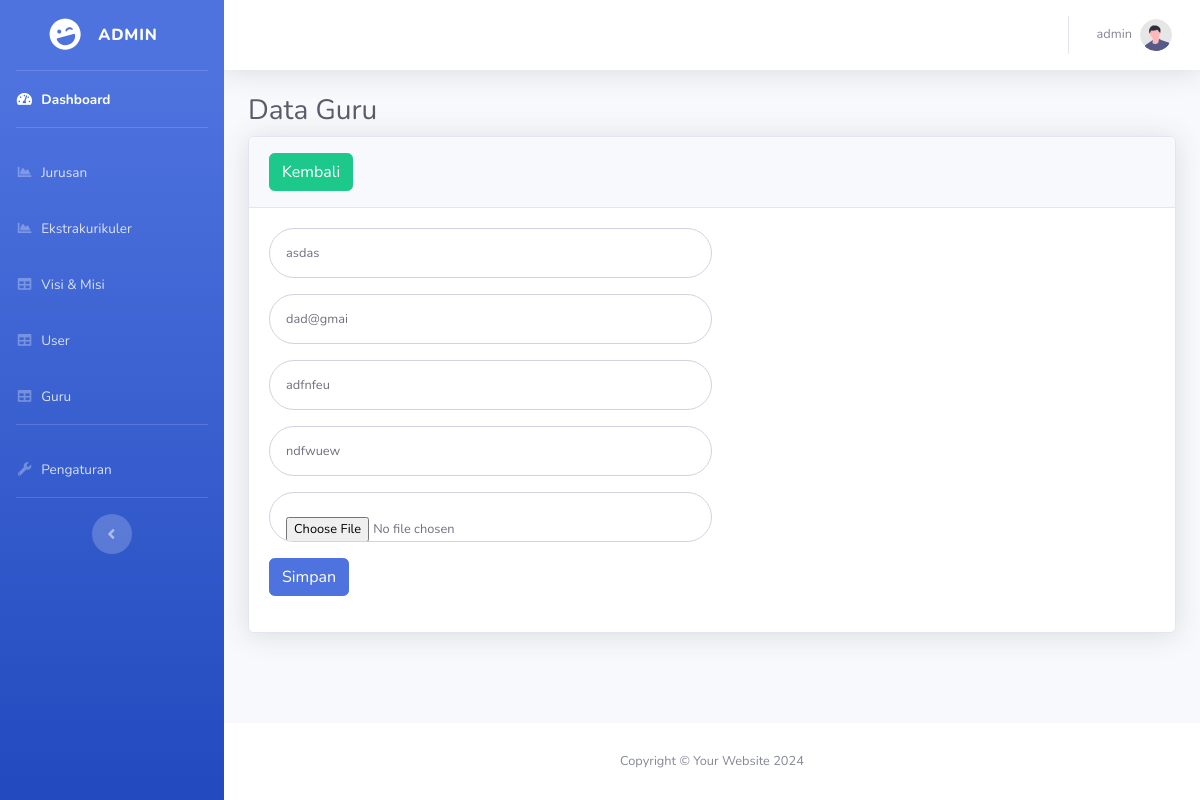
Page /admin/editguru.php?hal=edit&id=4 (signed in) on the committed database.
### tables this page shows
CREATE TABLE `guru` (
  `id` int(11) NOT NULL,
  `nama` varchar(255) NOT NULL,
  `email` varchar(255) NOT NULL,
  `alamat` varchar(255) NOT NULL,
  `keahlian` varchar(255) NOT NULL,
  `foto` varchar(255) NOT NULL
);

### admin/editguru.php (the view, shortened to what this page needs)
<?php
include '../koneksi.php';
        if(isset($_GET['hal'])){
            if($_GET['hal'] == "edit"){
                $tampil = mysqli_query($koneksi, "SELECT * FROM guru WHERE id = '$_GET[id]'");
                $data = mysqli_fetch_array($tampil);
                if($data){
                    $nama = $data['nama'];
                    $email = $data['email'];
                    $alamat = $data['alamat'];
                    $keahlian = $data['keahlian'];
                    $foto = $data['foto'];
                }
            }
        }
?>
<!DOCTYPE html>
<html lang="en">
<head>
    <link href="assets/vendor/fontawesome-free/css/all.min.css" rel="stylesheet" type="text/css">
    <link href="assets/css/sb-admin-2.min.css" rel="stylesheet">
    <link href="assets/vendor/datatables/dataTables.bootstrap4.min.css" rel="stylesheet">
</head>
<body id="page-top">
    <div id="wrapper">
        <ul class="navbar-nav bg-gradient-primary sidebar sidebar-dark accordion" id="accordionSidebar">
            <a class="sidebar-brand d-flex align-items-center justify-content-center" href="index.php">
                <div class="sidebar-brand-icon rotate-n-15">
                    <i class="fas fa-laugh-wink"></i>
                </div>
                <div class="sidebar-brand-text mx-3">Admin</div>
            </a>
            <hr class="sidebar-divider my-0">
            <li class="nav-item active">
                <a class="nav-link" href="index.php">
                    <i class="fas fa-fw fa-tachometer-alt"></i>
                    <span>Dashboard</span></a>
            </li>
            <hr class="sidebar-divider">
            <li class="nav-item">
                <a class="nav-link" href="jurusan.php">
                    <i class="fas fa-fw fa-chart-area"></i>
                    <span>Jurusan</span></a>
            </li>
            <li class="nav-item">
                <a class="nav-link" href="ekstrakurikuler.php">
                    <i class="fas fa-fw fa-chart-area"></i>
                    <span>Ekstrakurikuler</span></a>
            </li>
            <li class="nav-item">
                <a class="nav-link" href="visimisi.php">
                    <i class="fas fa-fw fa-table"></i>
                    <span>Visi & Misi</span></a>
            </li>
            <li class="nav-item">
                <a class="nav-link" href="user.php">
                    <i class="fas fa-fw fa-table"></i>
                    <span>User</span></a>
            </li>
            <li class="nav-item">
                <a class="nav-link" href="guru.php">
                    <i class="fas fa-fw fa-table"></i>
                    <span>Guru</span></a>
            </li>
            <hr class="sidebar-divider">
            <li class="nav-item">
                <a class="nav-link" href="pengaturan.php">
                    <i class="fas fa-fw fa-wrench"></i>
                    <span>Pengaturan</span></a>
            </li>
            <hr class="sidebar-divider d-none d-md-block">
            <div class="text-center d-none d-md-inline">
                <button class="rounded-circle border-0" id="sidebarToggle"></button>
            </div>
        </ul>
        <div id="content-wrapper" class="d-flex flex-column">
            <div id="content">
                <nav class="navbar navbar-expand navbar-light bg-white topbar mb-4 static-top shadow">
                    <ul class="navbar-nav ml-auto">
                        <li class="nav-item dropdown no-arrow">
                            <a class="nav-link dropdown-toggle" href="#" id="userDropdown" role="button"
                                data-toggle="dropdown" aria-haspopup="true" aria-expanded="false">
                                <span class="mr-2 d-none d-lg-inline text-gray-600 small"><?= $_SESSION['nama_admin'] ?></span>
                                <img class="img-profile rounded-circle"
                                    src="img/undraw_profile.svg">
                            </a>
                        </li>
                    </ul>
                </nav>
                <div class="container-fluid">
                    <h1 class="h3 mb-2 text-gray-800">Data Guru</h1>
                    <div class="card shadow mb-4">
                        <div class="card-header py-3">
                        <a href="guru.php" class="btn btn-success btn-icon-split">
                                        <span class="text">Kembali</span>
                                    </a>
                        </div>
                        <div class="card-body">
                        <form method="post" class="user" enctype="multipart/form-data">
                            <div class="form-group">
                                <input type="text" name="nama" value="<?= $nama ?>" class="form-control form-control-user col-6"
                                    placeholder="Nama">
                            </div>
                            <div class="form-group">
                                <input type="email" name="email" value="<?= $email ?>" class="form-control form-control-user col-6"
                                    placeholder="Email">
                            </div>
                            <div class="form-group">
                                <input type="text" name="alamat" value="<?= $alamat ?>" class="form-control form-control-user col-6"
                                    placeholder="Alamat">
                            </div>
                            <div class="form-group">
                                <input type="text" name="keahlian" value="<?= $keahlian ?>" class="form-control form-control-user col-6"
                                    placeholder="Keahlian">
                            </div>
                            <div class="form-group">
                                <input type="file" name="foto" required value="<?= $foto ?>" class="form-control form-control-user col-6"
                                    placeholder="Foto">
                            </div>
                            <div class="form-group">
                            <button type="submit" name="simpan" class="btn btn-primary btn-icon-split">
                                <span class="text">Simpan</span>
                            </button>
                            </div>
                        </form>
                        </div>
                    </div>
                </div>
            </div>
            <footer class="sticky-footer bg-white">
                <div class="container my-auto">
                    <div class="copyright text-center my-auto">
                        <span>Copyright &copy; Your Website 2024</span>
                    </div>
                </div>
            </footer>
        </div>
    </div>
</body>
</html>

### rows in the picture
guru: nama "asdas", email "dad@gmai", alamat "adfnfeu", keahlian "ndfwuew"

### other values in the picture
$_SESSION['nama_admin'] "admin"
